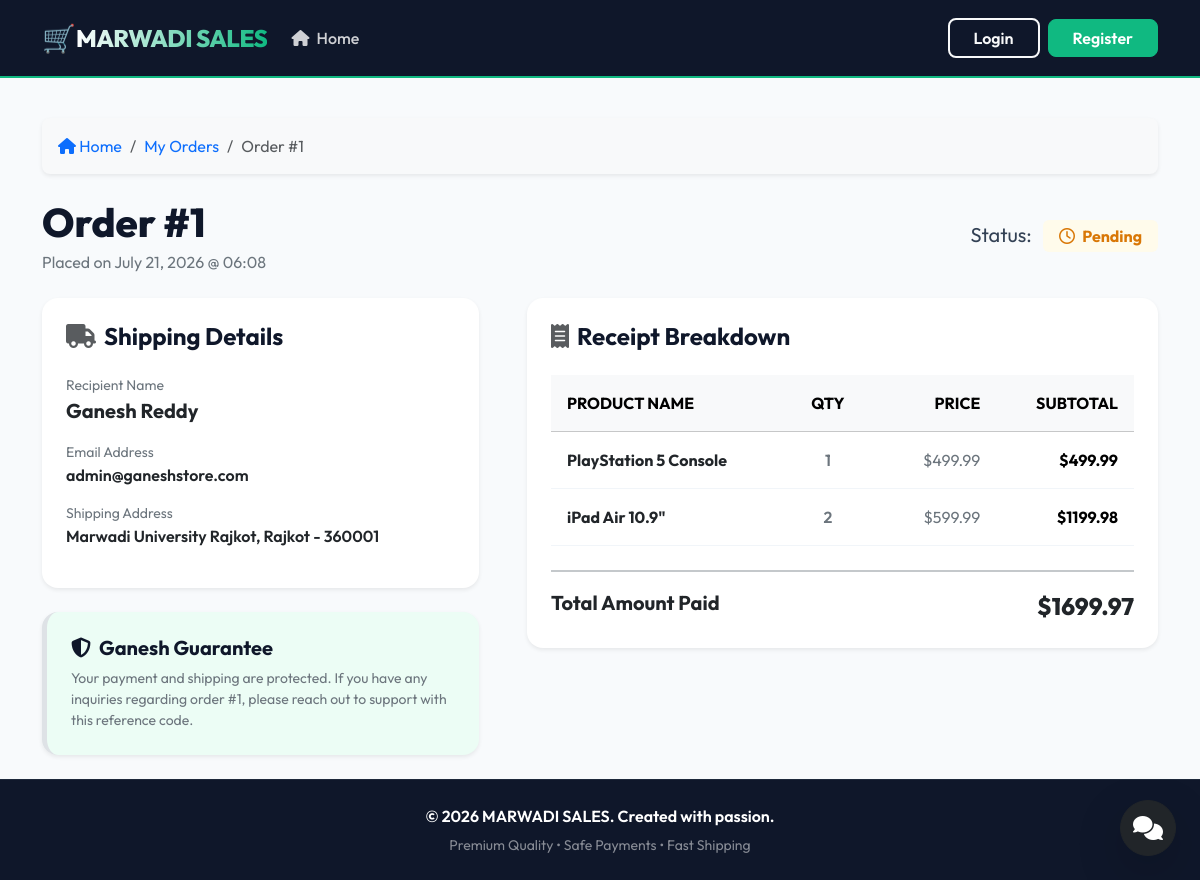
The app's page /orders/1/ with its own data.
### orders/models.py (models this page shows, shortened)
class Order(models.Model):
    STATUS_CHOICES = (
        ('Pending', 'Pending'),
        ('Paid', 'Paid'),
        ('Shipped', 'Shipped'),
        ('Delivered', 'Delivered'),
        ('Cancelled', 'Cancelled'),
    )
    user = models.ForeignKey(User, on_delete=models.CASCADE, related_name='orders', null=True, blank=True)
    first_name = models.CharField(max_length=50)
    last_name = models.CharField(max_length=50)
    email = models.EmailField()
    address = models.CharField(max_length=250)
    postal_code = models.CharField(max_length=20)
    city = models.CharField(max_length=100)
    created_at = models.DateTimeField(auto_now_add=True)
    updated_at = models.DateTimeField(auto_now=True)
    status = models.CharField(max_length=20, choices=STATUS_CHOICES, default='Pending')
    total_price = models.DecimalField(max_digits=10, decimal_places=2, default=0.00)

class OrderItem(models.Model):
    order = models.ForeignKey(Order, on_delete=models.CASCADE, related_name='items')
    product = models.ForeignKey(Product, on_delete=models.SET_NULL, null=True)
    price = models.DecimalField(max_digits=10, decimal_places=2)
    quantity = models.PositiveIntegerField(default=1)
    def get_cost(self):
        return self.price * self.quantity

### products/models.py (models this page shows, shortened)
class Product(models.Model):
    name = models.CharField(max_length=200)
    description = models.TextField()
    price = models.DecimalField(max_digits=10, decimal_places=2)
    stock = models.PositiveIntegerField()
    image = models.ImageField(upload_to='products/', blank=True, null=True)
    created_at = models.DateTimeField(auto_now_add=True)

### orders/views.py (the view)
# urls.py: path('<int:order_id>/', views.order_detail, name='order_detail'),
def order_detail(request, order_id):
    order = get_object_or_404(Order, id=order_id)
    return render(request, 'orders/order_detail.html', {'order': order})

### cart/context_processors.py (called while the page is built)
def cart_total_items(request):
    if request.user.is_authenticated:
        try:
            cart = Cart.objects.get(user=request.user)
            return {'cart_total_items': cart.get_total_items()}
        except Cart.DoesNotExist:
            return {'cart_total_items': 0}
    else:
        session_cart = request.session.get('session_cart', {})
        total = sum(session_cart.values())
        return {'cart_total_items': total}

### orders/templates/orders/order_detail.html (shortened to what this page needs)
{% extends 'base.html' %}
{% block content %}
<nav aria-label="breadcrumb" class="mb-4">
    <ol class="breadcrumb bg-light p-3 rounded-3 shadow-sm mb-0">
        <li class="breadcrumb-item"><a href="{% url 'products:home' %}" class="text-emerald text-decoration-none"><i class="fa-solid fa-house"></i> Home</a></li>
        <li class="breadcrumb-item"><a href="{% url 'orders:order_history' %}" class="text-emerald text-decoration-none">My Orders</a></li>
        <li class="breadcrumb-item active" aria-current="page">Order #{{ order.id }}</li>
    </ol>
</nav>
<div class="row g-4 align-items-center mb-4">
    <div class="col-sm-6">
        <h1 class="fw-extrabold mb-1">Order #{{ order.id }}</h1>
        <p class="text-secondary mb-0">Placed on {{ order.created_at|date:"F d, Y @ H:i" }}</p>
    </div>
    <div class="col-sm-6 text-sm-end">
        <span class="fs-5">Status:</span>
        {% if order.status == 'Pending' %}
            <span class="badge bg-warning-light text-warning px-3 py-2 fw-bold fs-6 ms-2"><i class="fa-regular fa-clock me-1"></i> Pending</span>
        {% elif order.status == 'Paid' %}
            <span class="badge bg-success-light text-success px-3 py-2 fw-bold fs-6 ms-2"><i class="fa-solid fa-circle-check me-1"></i> Paid</span>
        {% elif order.status == 'Shipped' %}
            <span class="badge bg-info-light text-info px-3 py-2 fw-bold fs-6 ms-2"><i class="fa-solid fa-truck me-1"></i> Shipped</span>
        {% elif order.status == 'Delivered' %}
            <span class="badge bg-emerald-light text-emerald px-3 py-2 fw-bold fs-6 ms-2"><i class="fa-solid fa-house-chimney-check me-1"></i> Delivered</span>
        {% endif %}
    </div>
</div>
<div class="row g-5">
    <div class="col-lg-5">
        <div class="card border-0 shadow-sm rounded-4 p-4 mb-4">
            <h4 class="fw-bold mb-4"><i class="fa-solid fa-truck me-2 text-muted"></i>Shipping Details</h4>
            <div class="mb-3">
                <span class="text-secondary small d-block">Recipient Name</span>
                <span class="fw-bold text-dark fs-5">{{ order.first_name }} {{ order.last_name }}</span>
            </div>
            <div class="mb-3">
                <span class="text-secondary small d-block">Email Address</span>
                <span class="fw-semibold text-dark">{{ order.email }}</span>
            </div>
            <div class="mb-3">
                <span class="text-secondary small d-block">Shipping Address</span>
                <span class="fw-semibold text-dark">{{ order.address }}, {{ order.city }} - {{ order.postal_code }}</span>
            </div>
        </div>
        <div class="card border-0 shadow-sm rounded-4 p-4 bg-emerald-light border-start border-5 border-emerald">
            <h5 class="fw-bold text-emerald mb-2"><i class="fa-solid fa-shield-halved me-2"></i>Ganesh Guarantee</h5>
            <p class="small text-secondary mb-0">Your payment and shipping are protected. If you have any inquiries regarding order #{{ order.id }}, please reach out to support with this reference code.</p>
        </div>
    </div>
    <div class="col-lg-7">
        <div class="card border-0 shadow-sm rounded-4 p-4">
            <h4 class="fw-bold mb-4"><i class="fa-solid fa-receipt me-2 text-muted"></i>Receipt Breakdown</h4>
            <div class="table-responsive">
                <table class="table table-align-middle mb-0">
                    <thead class="table-light text-uppercase font-size-sm">
                        <tr>
                            <th class="ps-3 py-3">Product Name</th>
                            <th class="py-3 text-center" style="width: 15%">Qty</th>
                            <th class="py-3 text-end" style="width: 20%">Price</th>
                            <th class="pe-3 py-3 text-end" style="width: 25%">Subtotal</th>
                        </tr>
                    </thead>
                    <tbody>
                        {% for item in order.items.all %}
                            <tr>
                                <td class="ps-3 py-3">
                                    {% if item.product %}
                                        <a href="{% url 'products:product_detail' item.product.id %}" class="text-dark fw-bold text-decoration-none">{{ item.product.name }}</a>
                                    {% else %}
                                        <span class="text-muted italic">Deleted Product</span>
                                    {% endif %}
                                </td>
                                <td class="py-3 text-center fw-semibold text-secondary">{{ item.quantity }}</td>
                                <td class="py-3 text-end text-secondary">${{ item.price }}</td>
                                <td class="pe-3 py-3 text-end fw-bold text-emerald">${{ item.get_cost }}</td>
                            </tr>
                        {% endfor %}
                    </tbody>
                </table>
            </div>
            <div class="d-flex justify-content-between mt-4 pt-3 border-top border-2 border-secondary-subtle">
                <span class="fs-5 fw-bold">Total Amount Paid</span>
                <span class="fs-4 fw-extrabold text-emerald">${{ order.total_price }}</span>
            </div>
        </div>
    </div>
</div>
{% endblock %}

### static/css/style.css (style rules this page uses)
:root { --primary: #10b981; --primary-hover: #059669; --primary-light: #ecfdf5; --dark: #0f172a; --dark-light: #1e293b; --light-bg: #f8fafc; --body-text: #334155; --heading-text: #0f172a; --card-shadow: 0 10px 15px -3px rgba(0, 0, 0, 0.05), 0 4px 6px -2px rgba(0, 0, 0, 0.02); --hover-shadow: 0 20px 25px -5px rgba(0, 0, 0, 0.1), 0 10px 10px -5px rgba(0, 0, 0, 0.04); }
body { font-family: 'Outfit', sans-serif; background-color: var(--light-bg); color: var(--body-text); min-height: 100vh; display: flex; flex-direction: column; }
h1, h2, h3, h4, h5, h6 { color: var(--heading-text); }
.bg-emerald-light { background-color: var(--primary-light) !important; color: var(--primary) !important; }
.bg-warning-light { background-color: #fffbeb !important; color: #d97706 !important; }
.fw-extrabold { font-weight: 800; }
.card { border-radius: 16px; background-color: #ffffff; }
.table-align-middle td, .table-align-middle th { vertical-align: middle; }
.table { border-color: #f1f5f9; }

### records on screen
Order: id "1", created_at "July 21, 2026 @ 06:08", first_name "Ganesh", last_name "Reddy", email "admin@ganeshstore.com", address "Marwadi University Rajkot", city "Rajkot", postal_code "360001", total_price "1699.97"
OrderItem: product.name "PlayStation 5 Console", quantity "1", price "499.99", get_cost "499.99"
OrderItem: product.name "iPad Air 10.9\"", quantity "2", price "599.99", get_cost "1199.98"
